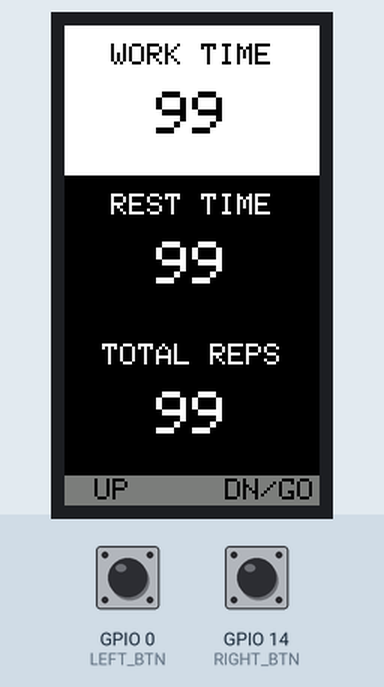
The program below on a simulated ESP32-S3. Parts: 170×320 colour display. The test bench sets the inputs (shaded band); at power-on: GPIO 0 (LEFT_BTN) HIGH, GPIO 14 (RIGHT_BTN) HIGH. EEPROM starts erased; what the program prints to the serial monitor is not drawn.

Above: at 8.1 s.
8.2 s: GPIO 0 (LEFT_BTN) pulled LOW for 0.15 s
At 9.2 s:
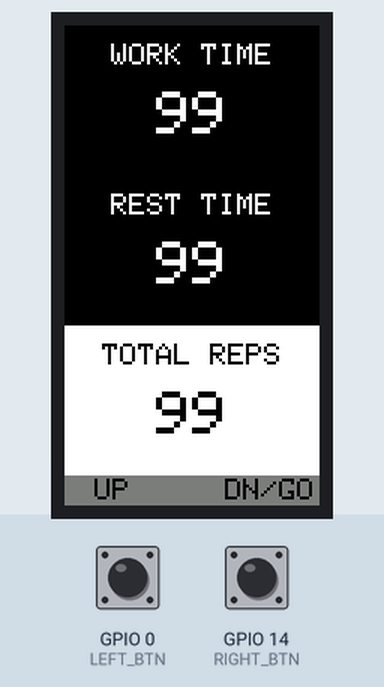
10.4 s: GPIO 0 (LEFT_BTN) pulled LOW for 0.15 s
At 12.0 s:
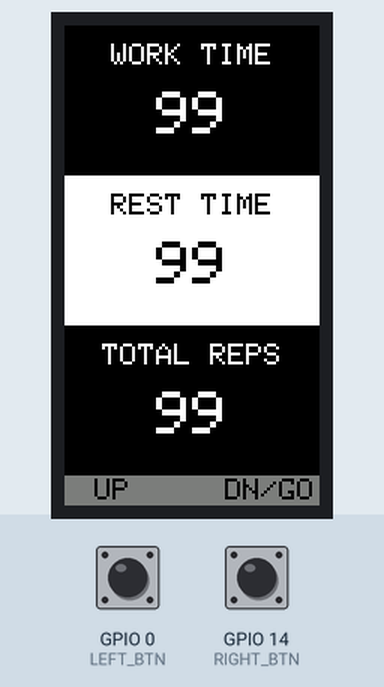
12.6 s: GPIO 14 (RIGHT_BTN) pulled LOW for 0.15 s
At 13.7 s:
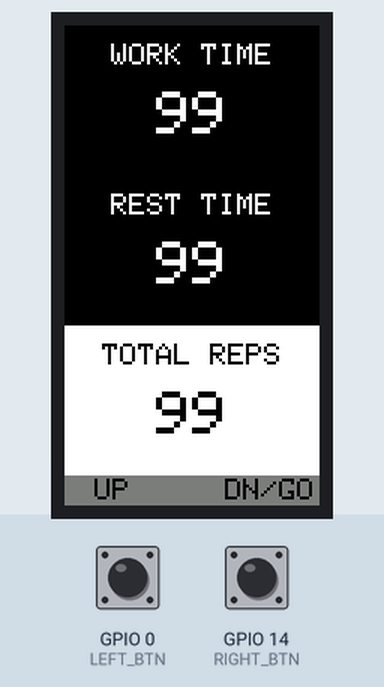
14.8 s: GPIO 14 (RIGHT_BTN) pulled LOW for 0.15 s
At 15.5 s:
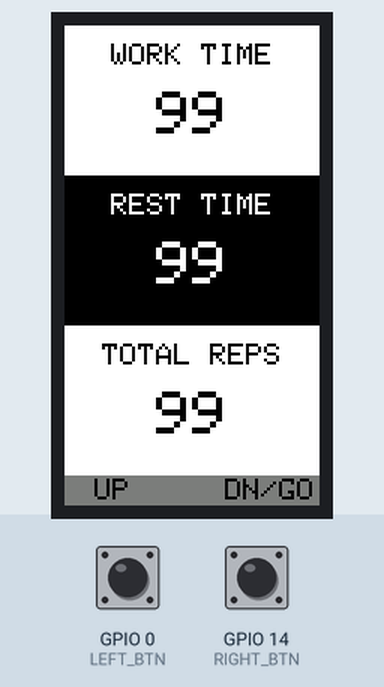
17.0 s: GPIO 14 (RIGHT_BTN) pulsed LOW 2 times (0.12 s each, 0.3 s apart)
At 18.5 s:
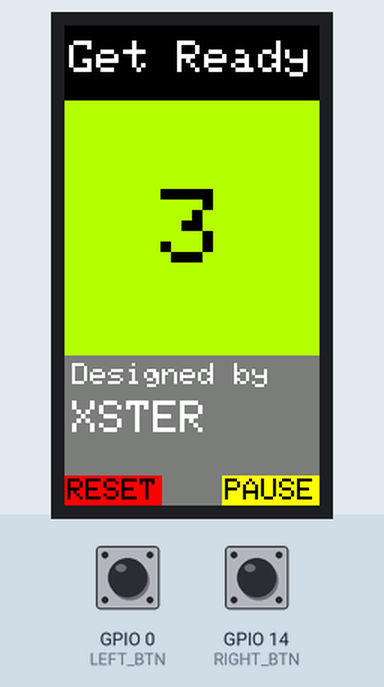
20.6 s: GPIO 0 (LEFT_BTN) pulled LOW for 1 s
At 21.68 s:
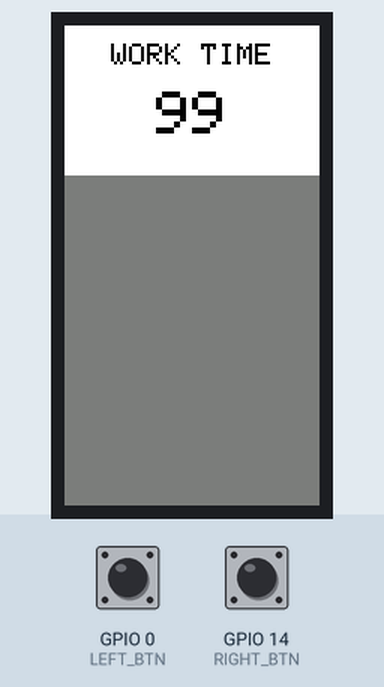
Timing chart, 0 to 23.6 s (numbered marks = the images above; inputs shaded):
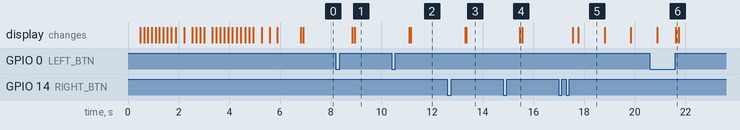

Measured:
- after the input at 8.2 s, the display: first changes after 0.65 s (image 1 shows a later state)
- after the input at 10.4 s, the display: first changes after 0.70 s (image 2 shows a later state)
- after the input at 12.6 s, the display: first changes after 0.70 s (image 3 shows a later state)
- after the input at 14.8 s, the display: changes after 0.65 s (image 4)
- after the input at 17.0 s, the display: first changes after 0.55 s (image 5 shows a later state)
- after the input at 20.6 s, the display: first differs from a run without the input after 1.0 s (image 6)
- what the display in image 5 shows lasts 1.0 s, from 17.8 s to 18.8 s

The program:

main.cpp
```cpp
#include "main.h"

TFT_eSPI tft = TFT_eSPI();

TFT_eSprite setWorkTimeSprite = TFT_eSprite(&tft);
TFT_eSprite setRestTimeSprite = TFT_eSprite(&tft);
TFT_eSprite setTotalRepsSprite = TFT_eSprite(&tft);

TFT_eSprite countInfoSprite = TFT_eSprite(&tft);
TFT_eSprite countDownSprite = TFT_eSprite(&tft);
TFT_eSprite leftButtonSprite = TFT_eSprite(&tft);
TFT_eSprite rightButtonSprite = TFT_eSprite(&tft);

TFT_eSprite logoSprite = TFT_eSprite(&tft);

OneButton leftButton(LEFT_BTN, true);
OneButton rightButton(RIGHT_BTN, true);

byte timerState = 0; // 0: setup, 1: running, 2: paused, 3: finished

int menuItem = 0;
bool increaseSelected = false;
bool decreaseSelected = false;

int preCountDown = 3;
int workTime = 12;
int restTime = 5;
int totalReps = 2;
bool isWork = false;

int currentCount = 5;
int currentRep = 0;

long menuPrevMillis = 0;
long menuCurrMillis = 0;
long countDownPrevMillis = 0;
long countDownCurrMillis = 0;
long flashScreenPrevMillis = 0;
long flashScreenCurrMillis = 0;

bool shouldFlashScreen = false;

/** 按键事件处理相关 **/
void handleLeftButtonClick()
{
  Serial.println("Left button clicked");
  if (timerState == 0)
  {
    menuItem--;
    if (menuItem < 0)
      menuItem = 2;
    updateMenuItem();
  }
}

void handleLeftButtonDoubleClick()
{
  Serial.println("Left button double clicked");
}

void handleLeftButtonLongPressStart()
{
  if (timerState == 0)
  {
    if (!increaseSelected)
      decreaseSelected = true;
  }
  else
  {
    timerState = 0;
    currentRep = 0;
    preCountDown = 3;
    isWork = false;
    removeMenuSprites();
    setupMenuSprites();
    setupButtonSprites();
  }
}

void handleLeftButtonLongPressStop()
{
  if (timerState == 0)
  {
    decreaseSelected = false;
    saveData();
  }
}

void handleRightButtonClick()
{
  Serial.println("Right button clicked");
  if (timerState == 0)
  {
    menuItem++;
    if (menuItem > 2)
      menuItem = 0;
    updateMenuItem();
  }
  else if (timerState == 1)
  { // Run state, goto pause
    timerState = 2;
    updateRunButtons();
  }
  else if (timerState == 2)
  { // Pause state, goto run
    timerState = 1;
    updateRunButtons();
  }
}

void handleRightButtonDoubleClick()
{
  Serial.println("Right button double clicked");
  if (timerState == 0)
  {
    timerState = 1;
    removeMenuSprites();
    setupCountDownSprites();
    setupRunButtons();
  }
}

void handleRightButtonLongPressStart()
{
  if (timerState == 0)
  {
    if (!decreaseSelected)
      increaseSelected = true;
  }
}

void handleRightButtonLongPressStop()
{
  if (timerState == 0)
  {
    increaseSelected = false;
    saveData();
  }
}
/** 按键事件处理相关 end **/

// 初始化菜单Sprite
void setupMenuSprites()
{
  setWorkTimeSprite.createSprite(TFT_WIDTH, 100);
  setRestTimeSprite.createSprite(TFT_WIDTH, 100);
  setTotalRepsSprite.createSprite(TFT_WIDTH, 100);

  setWorkTimeSprite.setTextDatum(MC_DATUM);
  setRestTimeSprite.setTextDatum(MC_DATUM);
  setTotalRepsSprite.setTextDatum(MC_DATUM);

  updateMenuItem();
}

// 移除菜单Sprite
void removeMenuSprites()
{
  setWorkTimeSprite.deleteSprite();
  setRestTimeSprite.deleteSprite();
  setTotalRepsSprite.deleteSprite();
  tft.fillScreen(TFT_DARKGREY);
}

// 初始化菜单界面的按键
void setupMenuButtons()
{
  leftButtonSprite.fillSprite(TFT_DARKGREY);
  leftButtonSprite.setTextDatum(MC_DATUM);
  leftButtonSprite.setTextColor(TFT_BLACK, TFT_DARKGREY);
  leftButtonSprite.setTextSize(2);
  leftButtonSprite.drawString("UP", leftButtonSprite.width() / 2, leftButtonSprite.height() / 2);
  leftButtonSprite.pushSprite(0, TFT_HEIGHT - 20);

  rightButtonSprite.fillSprite(TFT_DARKGREY);
  rightButtonSprite.setTextDatum(MC_DATUM);
  rightButtonSprite.setTextColor(TFT_BLACK, TFT_DARKGREY);
  rightButtonSprite.setTextSize(2);
  rightButtonSprite.drawString("DN/GO", rightButtonSprite.width() / 2, rightButtonSprite.height() / 2);
  rightButtonSprite.pushSprite(TFT_WIDTH - rightButtonSprite.width(), TFT_HEIGHT - 20);
}

// 配置按键事件
void setupButtonEvents()
{
  leftButton.attachClick(handleLeftButtonClick);
  leftButton.attachDoubleClick(handleLeftButtonDoubleClick);
  leftButton.attachLongPressStart(handleLeftButtonLongPressStart);
  leftButton.attachLongPressStop(handleLeftButtonLongPressStop);
  leftButton.setLongPressIntervalMs(800);
  rightButton.attachClick(handleRightButtonClick);
  rightButton.attachDoubleClick(handleRightButtonDoubleClick);
  rightButton.attachLongPressStart(handleRightButtonLongPressStart);
  rightButton.attachLongPressStop(handleRightButtonLongPressStop);
  rightButton.setLongPressIntervalMs(800);
}

// 更新菜单项
void updateMenuItem()
{
  Serial.println("Updating menu item: " + String(menuItem));

  if (menuItem == 0)
  {
    setWorkTimeSprite.fillSprite(TFT_WHITE);
    setWorkTimeSprite.setTextColor(TFT_BLACK, TFT_WHITE);
    setRestTimeSprite.fillSprite(TFT_BLACK);
    setRestTimeSprite.setTextColor(TFT_WHITE, TFT_BLACK);
    setTotalRepsSprite.fillSprite(TFT_BLACK);
    setTotalRepsSprite.setTextColor(TFT_WHITE, TFT_BLACK);
  }
  else if (menuItem == 1)
  {
    setWorkTimeSprite.fillSprite(TFT_BLACK);
    setWorkTimeSprite.setTextColor(TFT_WHITE, TFT_BLACK);
    setRestTimeSprite.fillSprite(TFT_WHITE);
    setRestTimeSprite.setTextColor(TFT_BLACK, TFT_WHITE);
    setTotalRepsSprite.fillSprite(TFT_BLACK);
    setTotalRepsSprite.setTextColor(TFT_WHITE, TFT_BLACK);
  }
  else if (menuItem == 2)
  {
    setWorkTimeSprite.fillSprite(TFT_BLACK);
    setWorkTimeSprite.setTextColor(TFT_WHITE, TFT_BLACK);
    setRestTimeSprite.fillSprite(TFT_BLACK);
    setRestTimeSprite.setTextColor(TFT_WHITE, TFT_BLACK);
    setTotalRepsSprite.fillSprite(TFT_WHITE);
    setTotalRepsSprite.setTextColor(TFT_BLACK, TFT_WHITE);
  }
  setWorkTimeSprite.setTextSize(2);
  setWorkTimeSprite.drawString("WORK TIME", setWorkTimeSprite.width() / 2, 20);
  setWorkTimeSprite.setTextSize(4);
  setWorkTimeSprite.drawString(String(workTime), setWorkTimeSprite.width() / 2, 60);
  setWorkTimeSprite.pushSprite(0, 0);

  setRestTimeSprite.setTextSize(2);
  setRestTimeSprite.drawString("REST TIME", setRestTimeSprite.width() / 2, 20);
  setRestTimeSprite.setTextSize(4);
  setRestTimeSprite.drawString(String(restTime), setRestTimeSprite.width() / 2, 60);
  setRestTimeSprite.pushSprite(0, 100);

  setTotalRepsSprite.setTextSize(2);
  setTotalRepsSprite.drawString("TOTAL REPS", setTotalRepsSprite.width() / 2, 20);
  setTotalRepsSprite.setTextSize(4);
  setTotalRepsSprite.drawString(String(totalReps), setTotalRepsSprite.width() / 2, 60);
  setTotalRepsSprite.pushSprite(0, 200);
}

// 更新计数器信息栏
void updateCountInfo()
{
  countInfoSprite.fillSprite(TFT_BLACK);
  countInfoSprite.drawString(String(currentRep) + " / " + String(totalReps), 10, 10);
  countInfoSprite.pushSprite(0, 0);
}

// 初始化计数器Sprite
void setupCountDownSprites()
{
  logoSprite.createSprite(TFT_WIDTH, 55);
  logoSprite.fillSprite(TFT_DARKGREY);
  logoSprite.setTextColor(TFT_WHITE, TFT_DARKGREY);
  logoSprite.setTextSize(2);
  logoSprite.drawString("Designed by", 5, 5);
  logoSprite.setTextSize(3);
  logoSprite.drawString("XSTER", 5, 30);
  logoSprite.pushSprite(0, 220);

  countInfoSprite.createSprite(TFT_WIDTH, 50);
  countDownSprite.createSprite(TFT_WIDTH, 170);

  countInfoSprite.setTextSize(3);
  countInfoSprite.drawString("Get Ready", 3, 10);
  countInfoSprite.pushSprite(0, 0);

  countDownSprite.setTextSize(10);
  countDownSprite.setTextDatum(MC_DATUM);
  countDownSprite.drawString(String(preCountDown), countDownSprite.width() / 2, countDownSprite.height() / 2 + 2);
  countDownSprite.pushSprite(0, 50);
}

// 初始化按键Sprite
void setupButtonSprites()
{
  leftButtonSprite.createSprite(65, 20);
  rightButtonSprite.createSprite(65, 20);
  setupMenuButtons();
}

// 初始化结束界面的按键
void setupFinishButtons()
{
  leftButtonSprite.fillSprite(TFT_RED);
  leftButtonSprite.setTextDatum(MC_DATUM);
  leftButtonSprite.setTextColor(TFT_BLACK, TFT_RED);
  leftButtonSprite.setTextSize(2);
  leftButtonSprite.drawString("RESET", leftButtonSprite.width() / 2, leftButtonSprite.height() / 2);
  leftButtonSprite.pushSprite(0, TFT_HEIGHT - 20);

  rightButtonSprite.fillSprite(TFT_DARKGREY);
  rightButtonSprite.pushSprite(TFT_WIDTH - rightButtonSprite.width(), TFT_HEIGHT - 20);
}

// 更新运行界面的按键状态
void updateRunButtons()
{
  rightButtonSprite.setTextDatum(MC_DATUM);
  rightButtonSprite.setTextSize(2);
  if (timerState == 1)
  {
    rightButtonSprite.fillSprite(TFT_YELLOW);
    rightButtonSprite.setTextColor(TFT_BLACK, TFT_YELLOW);
    rightButtonSprite.drawString("PAUSE", rightButtonSprite.width() / 2, rightButtonSprite.height() / 2);
  }
  else
  {
    rightButtonSprite.fillSprite(TFT_GREEN);
    rightButtonSprite.setTextColor(TFT_BLACK, TFT_GREEN);
    rightButtonSprite.drawString("START", rightButtonSprite.width() / 2, rightButtonSprite.height() / 2);
  }

  rightButtonSprite.pushSprite(TFT_WIDTH - rightButtonSprite.width(), TFT_HEIGHT - 20);
}

// 初始化运行界面的按键
void setupRunButtons()
{
  leftButtonSprite.fillSprite(TFT_RED);
  leftButtonSprite.setTextDatum(MC_DATUM);
  leftButtonSprite.setTextColor(TFT_BLACK, TFT_RED);
  leftButtonSprite.setTextSize(2);
  leftButtonSprite.drawString("RESET", leftButtonSprite.width() / 2, leftButtonSprite.height() / 2);
  leftButtonSprite.pushSprite(0, TFT_HEIGHT - 20);

  rightButtonSprite.fillSprite(TFT_YELLOW);
  rightButtonSprite.setTextDatum(MC_DATUM);
  rightButtonSprite.setTextColor(TFT_BLACK, TFT_YELLOW);
  rightButtonSprite.setTextSize(2);
  rightButtonSprite.drawString("PAUSE", rightButtonSprite.width() / 2, rightButtonSprite.height() / 2);
  rightButtonSprite.pushSprite(TFT_WIDTH - rightButtonSprite.width(), TFT_HEIGHT - 20);
}

// 更新计数器，结束界面
void updateCounterFinish()
{
  countDownSprite.fillSprite(TFT_GREEN);
  countDownSprite.setTextColor(TFT_BLACK, TFT_GREEN);
  countDownSprite.drawString("DONE", countDownSprite.width() / 2 + 3, countDownSprite.height() / 2 + 2);
  countDownSprite.pushSprite(0, 50);
}

// 更新计数器，运行界面
void updateCounter()
{
  Serial.println("Updating counter");
  if (isWork)
    countDownSprite.fillSprite(TFT_WHITE);
  else
    countDownSprite.fillSprite(TFT_GREENYELLOW);

  countDownSprite.setTextColor(TFT_BLACK);
  countDownSprite.drawString(String(currentCount), countDownSprite.width() / 2, countDownSprite.height() / 2 + 2);
  countDownSprite.pushSprite(0, 50);
}

// 更新计数器，运行界面反色
void updateCounterInvert()
{
  countDownSprite.fillSprite(TFT_DARKGREY);
  countDownSprite.setTextColor(TFT_WHITE, TFT_DARKGREY);
  countDownSprite.drawString(String(currentCount), countDownSprite.width() / 2, countDownSprite.height() / 2 + 2);
  countDownSprite.pushSprite(0, 50);
}

// 加载EEPROM数据
void loadData()
{
  EEPROM.begin(4096);
  workTime = EEPROM.read(0);
  if (workTime < MIN_WORK_TIME)
    workTime = MIN_WORK_TIME;
  else if (workTime > MAX_WORK_TIME)
    workTime = MAX_WORK_TIME;

  restTime = EEPROM.read(1);
  if (restTime < MIN_REST_TIME)
    restTime = MIN_REST_TIME;
  else if (restTime > MAX_REST_TIME)
    restTime = MAX_REST_TIME;

  totalReps = EEPROM.read(2);
  if (totalReps < MIN_REPS)
    totalReps = MIN_REPS;
  else if (totalReps > MAX_REPS)
    totalReps = MAX_REPS;

  EEPROM.end();
}

// 保存数据到EEPROM
void saveData()
{
  EEPROM.begin(4096);
  EEPROM.write(0, workTime);
  EEPROM.write(1, restTime);
  EEPROM.write(2, totalReps);
  EEPROM.commit();
  EEPROM.end();
}

TFT_eSprite H = TFT_eSprite(&tft);
void playAnimation()
{

  tft.setTextDatum(BL_DATUM);
  tft.drawString("Designed by", 10, TFT_HEIGHT - 10);
  tft.setTextSize(2);
  tft.drawString("XSTER", 83, TFT_HEIGHT - 10);
  H.createSprite(TFT_WIDTH, 280);

  H.fillSprite(TFT_BLACK);
  for (int i = 0; i <= 280; i += 20)
  {
    H.fillRect(10, 10, 25, i, TFT_RED);
    H.fillRect(TFT_WIDTH - 35, 10, 25, i, TFT_RED);
    if (i <= 120)
      H.fillTriangle(30, 120, 30, 145, 30 + i, 120, TFT_RED);

    H.pushSprite(0, 0);
    delay(10);
  }

  for (int i = 0; i <= 20; i += 10)
  {
    H.fillRect(50, 10, i, i, TFT_LIGHTGREY);
    H.fillRect(TFT_WIDTH / 2 + 15, 10, i, i, TFT_LIGHTGREY);
    H.pushSprite(0, 0);
    delay(10);
  }

  for (int i = 0; i <= 60; i += 10)
  {
    H.fillRect(50, 40, 20, i, TFT_LIGHTGREY);
    H.fillRect(TFT_WIDTH / 2 + 15, 40, 20, i, TFT_LIGHTGREY);
    H.pushSprite(0, 0);
    delay(10);
  }

  for (int i = 0; i <= 150; i += 15)
  {
    if (i <= 110)
    {
      H.fillTriangle(TFT_WIDTH - 35, 120, TFT_WIDTH - 35, 145, TFT_WIDTH - 35 - i, 145, TFT_LIGHTGREY);
    }
    H.fillRect(TFT_WIDTH / 2 - 14, 140, 32, i, TFT_LIGHTGREY);
    H.pushSprite(0, 0);
    delay(10);
  }
}

void setup()
{
  Serial.begin(115200);

  loadData();

  tft.init();
  tft.fillScreen(TFT_BLACK);
  delay(200);
  playAnimation();
  delay(800);

  tft.fillScreen(TFT_DARKGREY);

  setupMenuSprites();
  setupButtonSprites();
  setupButtonEvents();
}

void loop()
{
  leftButton.tick();
  rightButton.tick();

  menuCurrMillis = millis();
  countDownCurrMillis = millis();
  flashScreenCurrMillis = millis();

  /**** Menu 阶段 ****/
  if (timerState == 0 && menuCurrMillis - menuPrevMillis >= 250)
  {
    menuPrevMillis = menuCurrMillis;

    if (increaseSelected)
    {
      if (menuItem == 0)
      {
        workTime++;
        if (workTime > MAX_WORK_TIME)
          workTime = MAX_WORK_TIME;
        updateMenuItem();
      }
      else if (menuItem == 1)
      {
        restTime++;
        if (restTime > MAX_REST_TIME)
          restTime = MAX_REST_TIME;
        updateMenuItem();
      }
      else if (menuItem == 2)
      {
        totalReps++;
        if (totalReps > MAX_REPS)
          totalReps = MAX_REPS;
        updateMenuItem();
      }
    }
    else if (decreaseSelected)
    {
      if (menuItem == 0)
      {
        workTime--;
        if (workTime < MIN_WORK_TIME)
          workTime = MIN_WORK_TIME;
        updateMenuItem();
      }
      else if (menuItem == 1)
      {
        restTime--;
        if (restTime < MIN_REST_TIME)
          restTime = MIN_REST_TIME;
        updateMenuItem();
      }
      else if (menuItem == 2)
      {
        totalReps--;
        if (totalReps < MIN_REPS)
          totalReps = MIN_REPS;
        updateMenuItem();
      }
    }
  }
  /**** Menu 阶段 (end) ****/

  /**** Run 阶段 ****/
  if (timerState == 1 && countDownCurrMillis - countDownPrevMillis >= 1000)
  {
    countDownPrevMillis = countDownCurrMillis;

    if (preCountDown > 0)
    {
      currentCount = preCountDown;
      preCountDown--;
    }
    else
    {
      currentCount--;

      if (currentCount < 4 && currentCount > 0)
        shouldFlashScreen = true;
      else if (currentCount < 0)
      {
        if (isWork)
        {
          isWork = false;
          currentCount = restTime;
        }
        else
        {
          isWork = true;
          currentCount = workTime;
          currentRep++;
          if (currentRep == totalReps + 1)
          {
            timerState = 3; // finished
            currentRep--;
          }
          updateCountInfo();
        }
      }
    }

    if (timerState == 1)
      updateCounter();
    else if (timerState == 3)
    {
      updateCounterFinish();
      setupFinishButtons();
    }
  }

  if (timerState == 1)
  {
    if (shouldFlashScreen)
    {
      updateCounterInvert();
      shouldFlashScreen = false;
      flashScreenPrevMillis = flashScreenCurrMillis;
    }
    else if (flashScreenCurrMillis - flashScreenPrevMillis >= 200 && currentCount < 4 && currentCount > 0)
    {
      updateCounter();
    }
  }

  /**** Run 阶段 (end) ****/
}
```

main.h
```cpp
#include <Arduino.h>
#include "TFT_eSPI.h"
#include <OneButton.h>
#include <SPI.h>
#include <EEPROM.h>

#define LEFT_BTN 0
#define RIGHT_BTN 14

#define MIN_WORK_TIME 5
#define MAX_WORK_TIME 99
#define MIN_REST_TIME 0
#define MAX_REST_TIME 99
#define MIN_REPS 1
#define MAX_REPS 99

/** 按键事件处理相关 **/
/*
 * state == 0 选择上一菜单项
 */
void handleLeftButtonClick();
void handleLeftButtonDoubleClick();
/*
 * state == 0 菜单项对应值 -1 开始
 * state == 1|2|3 返回菜单页面
 */
void handleLeftButtonLongPressStart();
/*
 * state == 0 菜单项对应值 -1 停止
 */
void handleLeftButtonLongPressStop();
/*
 * state == 0 选择下一菜单项
 * state == 1 暂停倒计时
 * state == 2 开始倒计时
 */
void handleRightButtonClick();
/*
 * state == 0 开始倒计时
 */
void handleRightButtonDoubleClick();
/*
 * state == 0 菜单项对应值 +1 开始
 */
void handleRightButtonLongPressStart();
/*
 * state == 0 菜单项对应值 +1 停止
 */
void handleRightButtonLongPressStop();
/** 按键事件处理相关 end **/

// 初始化菜单Sprite
void setupMenuSprites();
// 移除菜单Sprite
void removeMenuSprites();
// 更新菜单项
void updateMenuItem();
// 初始化菜单界面的按键
void setupMenuButtons();
// 配置按键事件
void setupButtonEvents();
// 更新计数器，结束界面
void updateCounterFinish();
// 更新计数器，运行界面
void updateCounter();
// 更新计数器，运行界面反色
void updateCounterInvert();
// 更新计数器信息栏
void updateCountInfo();
// 更新运行界面的按键状态
void updateRunButtons();
// 初始化运行界面的按键
void setupRunButtons();
// 初始化结束界面的按键
void setupFinishButtons();
// 初始化按键Sprite
void setupButtonSprites();
// 初始化计数器Sprite
void setupCountDownSprites();
// 移除计数器Sprite
void removeCountDownSprites();
// 加载EEPROM数据
void loadData();
// 保存数据到EEPROM
void saveData();
```
